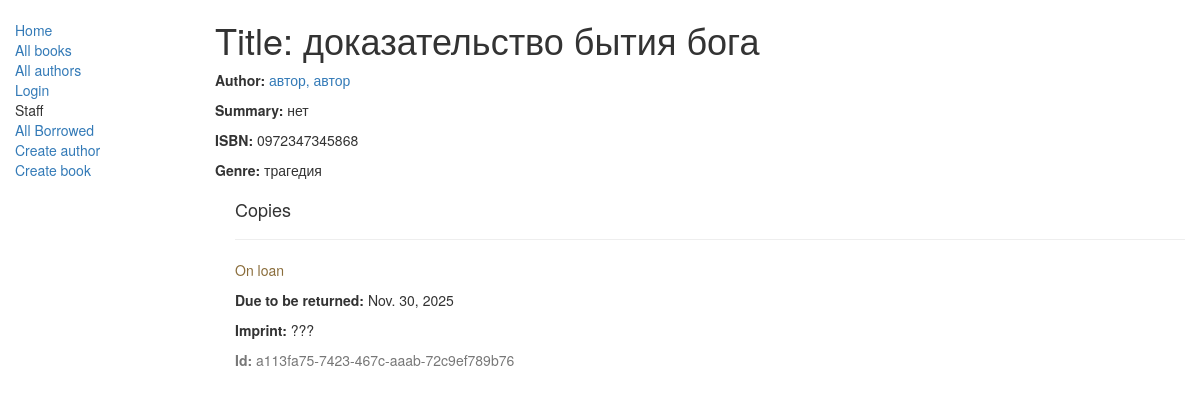
/catalog/book/2, run on the app's committed database.
### catalog/models.py (models this page shows, shortened)
class Book(models.Model):
    title = models.CharField(max_length=200)
    author = models.ForeignKey('Author', on_delete=models.SET_NULL, null=True)
    summary = models.TextField(max_length=1000, help_text="Enter a brief description of the book")
    isbn = models.CharField('ISBN',max_length=13, help_text='13 Character')
    genre = models.ManyToManyField(Genre, help_text="Select a genre for this book")
    def display_genre(self):
        return ', '.join([genre.name for genre in self.genre.all()[:3]])
    display_genre.short_description = 'Genre'

class Author(models.Model):
    first_name = models.CharField(max_length=100)
    last_name = models.CharField(max_length=100)
    date_of_birth = models.DateField(null=True, blank=True)
    date_of_death = models.DateField('Died', null=True, blank=True)
    def __str__(self):
        return '%s, %s' % (self.last_name, self.first_name)

class Genre(models.Model):
    name = models.CharField(max_length=200, help_text="Enter a book genre (e.g. Science Fiction, French Poetry etc.)")
    def __str__(self):
        return self.name

class BookInstance(models.Model):
    id = models.UUIDField(primary_key=True, default=uuid.uuid4, help_text="Unique ID for this particular book across whole library")
    book = models.ForeignKey('Book', on_delete=models.SET_NULL, null=True)
    imprint = models.CharField(max_length=200)
    due_back = models.DateField(null=True, blank=True)
    borrower = models.ForeignKey(User, on_delete=models.SET_NULL, null=True, blank=True)
    LOAN_STATUS = (
        ('m', 'Maintenance'),
        ('o', 'On loan'),
        ('a', 'Available'),
        ('r', 'Reserved'),
    )
    status = models.CharField(max_length=1, choices=LOAN_STATUS, blank=True, default='m', help_text='Book availability')
    class Meta:
        ordering = ["due_back"]
        permissions = (("can_mark_returned", "Set book as returned"),)

### catalog/views.py (the view)
# urls.py: path('book/<int:pk>', views.BookDetailView.as_view(), name='book-detail'),
class BookDetailView(generic.DetailView):
    model = Book
    template_name = 'book_detail.html'

### catalog/templates/book_detail.html
{% extends "base_generic.html" %}
{% block content %}
  <h1>Title: {{ book.title }}</h1>
  <p>
  <strong>Author:</strong>
  <a href="{% url 'author-detail' book.author.pk %}">{{ book.author }}</a></p>
  <p><strong>Summary:</strong> {{ book.summary }}</p>
  <p><strong>ISBN:</strong> {{ book.isbn }}</p>
  <p><strong>Genre:</strong> {% for genre in book.genre.all %} {{ genre }}{% if not forloop.last %}, {% endif %}{% endfor %}</p>
  <div style="margin-left:20px;margin-top:20px">
    <h4>Copies</h4>
    {% for copy in book.bookinstance_set.all %}
    <hr>
    <p class="{% if copy.status == 'a' %}text-success{% elif copy.status == 'd' %}text-danger{% else %}text-warning{% endif %}">{{ copy.get_status_display }}</p>
    {% if copy.status != 'a' %}<p><strong>Due to be returned:</strong> {{copy.due_back}}</p>{% endif %}
    <p><strong>Imprint:</strong> {{copy.imprint}}</p>
    <p class="text-muted"><strong>Id:</strong> {{copy.id}}</p>
    {% endfor %}
  </div>
{% endblock %}

### data on the page
Book: title "доказательство бытия бога", author "автор, автор", summary "нет", isbn "0972347345868"
Genre: name "трагедия"
BookInstance: status "On loan", due_back "Nov. 30, 2025", imprint "???", id "a113fa75-7423-467c-aaab-72c9ef789b76"
